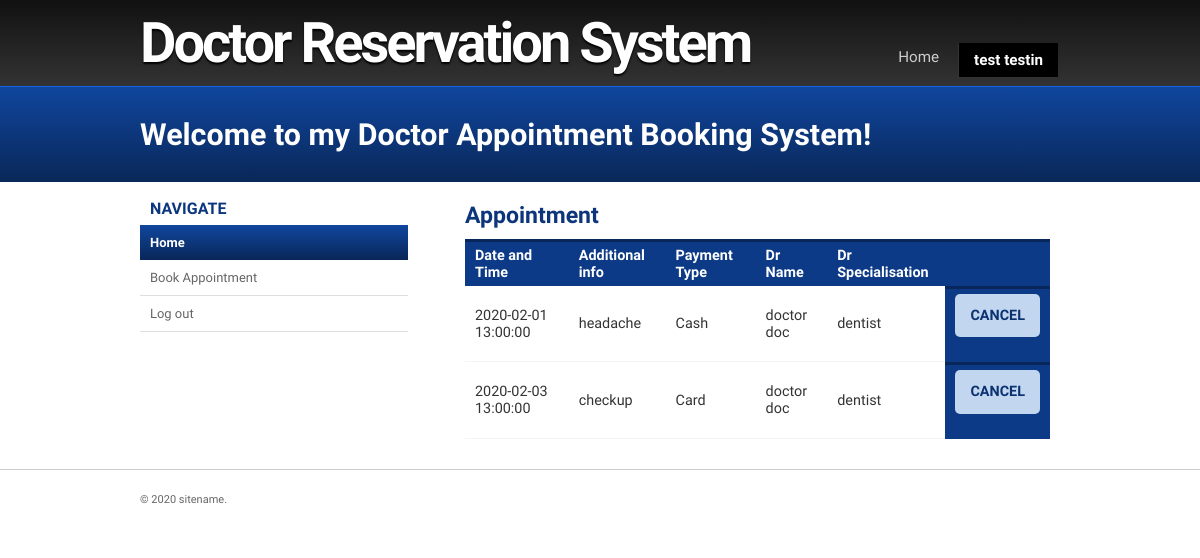
The page /pat.php (signed in) on the database its author committed.
### tables this page shows
CREATE TABLE `patient` (
  `patient_id` int(111) NOT NULL,
  `name` varchar(255) NOT NULL,
  `surname` varchar(255) NOT NULL,
  `email` varchar(255) NOT NULL,
  `cellno` varchar(255) NOT NULL,
  `password` varchar(255) NOT NULL
);

CREATE TABLE `appointment` (
  `appoint_id` int(111) NOT NULL,
  `date` datetime NOT NULL,
  `info` varchar(255) NOT NULL,
  `payment` varchar(25) NOT NULL,
  `patient_id` int(111) NOT NULL,
  `doctor_id` int(111) NOT NULL
);

CREATE TABLE `doctor` (
  `doctor_id` int(111) NOT NULL,
  `name` varchar(255) NOT NULL,
  `surname` varchar(255) NOT NULL,
  `doctor_type` varchar(255) NOT NULL,
  `email` varchar(255) NOT NULL,
  `cellno` varchar(255) NOT NULL,
  `password` varchar(255) NOT NULL
);

### pat.php (the view, shortened to what this page needs)
<?php
$conn = mysqli_connect("localhost","root","","doctor");
?>
<!doctype html>
<html>
<head>
<link rel="stylesheet" href="styles.css" type="text/css" />
</head>
<body>
		<div id="sitename">
			<div class="width">
				<h1><a href="#">Doctor Reservation System</a></h1>
        <?PHP
                $name=$surname=$cellno=$staffno="";
               if(isset($_SESSION['email']))
                {
                  $email=$_SESSION['email'];
                  $query="select * FROM patient WHERE email='$email'";
                  $result=mysqli_query($conn,$query);
                  while ($rows=mysqli_fetch_array($result)) {
                     $staffno = $_SESSION['patient_id']= $rows['patient_id'];
                     $name = $_SESSION['name']= $rows['name'];
                     $surname = $_SESSION['surname']= $rows['surname'];
                  }
                }
                  ?>
				<nav>
					<ul>
        					<li><a href="pat.php">Home</a></li>
         	   				<li class="start selected end"><a href="#"><?php echo $name." ".$surname;?></a></li>
        				</ul>
				</nav>
				<div class="clear"></div>
			</div>
		</div>
		<header>
			<div class="width">
				<h2> Welcome to my Doctor Appointment Booking System!</h2>
			</div>
		</header>
		<section id="body" class="width clear">
			<aside id="sidebar" class="column-left">
				<ul>
                	<li>
						<h4>Navigate</h4>
                        <ul class="blocklist">
                            <li  class="selected-item"><a href="pat.php">Home</a></li>
                            <li ><a href="ap.php">Book Appointment</a></li>
                            <li><a href="logout.php">Log out</a></li>
                        </ul>
					</li>
				</ul>
			</aside>
			<section id="content" class="column-right">
	    <article>
				<?PHP
                  $query="SELECT appointment.appoint_id as app_id,appointment.date as date,appointment.info as info,appointment.payment as payment,doctor.name as name,doctor.surname as surname,doctor.doctor_type FROM appointment,doctor WHERE appointment.patient_id='$staffno' and appointment.doctor_id=doctor.doctor_id";
                  $result=mysqli_query($conn,$query);
                  $rows=mysqli_num_rows($result);
                  if ($rows>0) {
                    ?>
                    <h3>Appointment</h3>
                    <table cellspacing="0">
                    <tr>
                        <th>Date and Time</th>
                        <th>Additional info</th>
                        <th>Payment Type</th>
                        <th>Dr Name</th>
                        <th>Dr Specialisation</th>
                        <th></th>
                    </tr>
                    <?php
                    while ($rows=mysqli_fetch_array($result)) {
                  ?>
                    <tr>
                    <td><?php echo $rows['date'];?></td>
                    <td><?php echo $rows['info'];?></td>
                    <td><?php echo $rows['payment'];?></td>
                    <td><?php echo $rows['name']." ".$rows['surname'];?></td>
                    <td><?php echo $rows['doctor_type'];?></td>
                    <th><p style="color: white;"><a class="button button-reversed" href="del.php?edt=<?php echo $rows['appoint_id'];?>" >Cancel</a></p></th>
                   </tr>
                     <?php
                    }
                    ?>
                    </table>
                    <?php
                  }else{
                    ?>
                    <h3>You don't have any Appointment(s)</h3>
                    <?php
                  }
                  ?>
			</article>
		</section>
	</section>
		<footer class="clear">
			<div  class="width">
				<p class="left">&copy; 2020 sitename.</p>
			</div>
		</footer>
</body>
</html>

### styles.css (style rules this page uses)
body { margin:0px auto; padding:0; font-family: 'Oxygen', 'sans-serif'; font-size: 1.0em; color:#333; background:#fff; }
* { margin:0; padding:0; }
table { width:100%; text-align:left; }
th, td { padding:5px 10px; }
th { color:#fff; border-top:3px solid #082659; background-color:#0C3A87; }
td { border-bottom:1px solid #f4f4f4; }
p { line-height:1.9em; margin-bottom:20px; }
a { color:#0D3C84; }
a.button { background-color: #0B3170; border-radius: 5px 5px 5px 5px; color: #FFFFFF; display: inline-block; font-weight: bold; padding: 8px 15px; text-decoration: none; text-transform: uppercase; }
a.button-reversed { background-color: #C2D7EF; color: #0B3170; }
h1 { font-size:2.4em; }
h2 { color:#0B2F6B; font-size:1.8em; font-weight:bold; letter-spacing:-1px; padding:0 0 5px; margin:0; }
h3 { color:#0D357B; font-size:1.6em; padding-bottom:10px; }
h4 { padding-bottom:10px; font-size:1.4em; color:#0C3A85; }
ul, ol { margin:0 0 35px 35px; }
li { padding-bottom:5px; }
.width { width:920px; margin: 0 auto; }
div#sitename { background-color: #292929; background: linear-gradient(#111, #333); border-bottom: 1px solid #1563E1; }
div#sitename h1 { letter-spacing:-3px; margin:0; font-size: 3.5em; float: left; padding:10px 0 10px; }
div#sitename h1 a, div#sitename h1 a:hover { color:#fff; font-weight:bold; text-shadow:0px 2px 2px #000; text-decoration:none; }
nav { float: right; margin-top: 35px; }
nav ul { list-style: none; padding: 0; margin: 0; }
nav ul li { float: left; display: block; padding: 0; }
nav ul li a { color: #ccc; display: block; font-size: 0.95em; letter-spacing: 0; margin: 5px 3px 0; font-weight: normal; padding: 8px 15px 8px; text-decoration: none; box-shadow:-1px 1px 0 transparent; }
nav ul li.selected a, nav ul li.selected a:hover { color: #fff; background-color: #000; font-weight:bold; margin: 8px 2px 0; box-shadow: -1px 1px 0 #333; }
header { padding:30px 0 30px; margin:0 auto; background-color:#0B3170; background: linear-gradient(#10469E, #092758); }
header h2 { color:#ffffff; font-size: 1.9em; padding-bottom:0; letter-spacing:0; }
section#body { padding:10px 0; background:#fff; }
section#content { width:600px; }
.column-left { float:left; margin-right:20px; }
.column-right { float:right; }
aside#sidebar { width:268px; }
aside#sidebar ul { margin:0; padding:0; list-style:none; }
aside#sidebar li ul { margin-bottom:20px; }
aside#sidebar li ul li { display:block; padding:12px 10px; border-bottom:1px solid #ddd; color:#777; }
aside#sidebar li { color:#666; font-size: 0.9em; }
aside#sidebar li ul li a { text-decoration:none; color:#666; font-weight:normal; }
aside#sidebar li ul.blocklist li { padding:0; }
aside#sidebar li ul.blocklist li.selected-item { border-bottom:none; }
aside#sidebar li ul.blocklist li.selected-item a, aside#sidebar li ul.blocklist li.selected-item a:hover { color:#fff; font-weight:bold; background: linear-gradient(#10469E, #092758); }
aside#sidebar li ul.blocklist li a { color:#666; display:block; padding:10px 10px; }
aside#sidebar h4 { color:#0C367E; font-size:16px; text-transform:uppercase; font-weight:bold; margin:0; padding:7px 10px; }
article { padding: 10px 10px 20px 5px; font-size: 0.9em; }
footer { padding:20px 0px; color:#fff; border-top:1px solid #ccc; }
footer p { color:#666; margin:0; font-size:11px; width:50%; }
footer p.left { float:left; text-align:left; }
.clear:after { content: "."; display: block; clear: both; visibility: hidden; line-height: 0; height: 0; }
.clear { display: inline-block; }
.clear { display: block; }

### rows shown on the page
patient: name "test", surname "testin"
appointment: date "2020-02-01 13:00:00", info "headache", payment "Cash", doctor.name "doctor", doctor.surname "doc", doctor.doctor_type "dentist"
appointment: date "2020-02-03 13:00:00", info "checkup", payment "Card", doctor.name "doctor", doctor.surname "doc", doctor.doctor_type "dentist"
